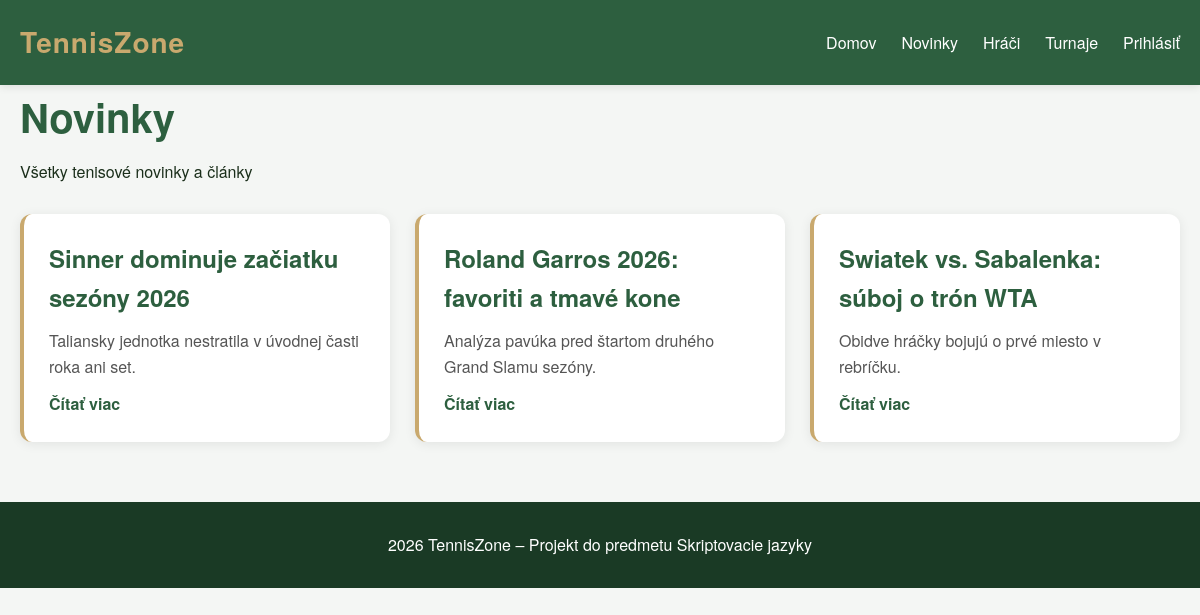
Page /public/templates/articles.php on the committed database.
### tables this page shows
CREATE TABLE IF NOT EXISTS articles (
    id INT AUTO_INCREMENT PRIMARY KEY,
    category_id INT,
    author_id INT,
    title VARCHAR(255) NOT NULL,
    slug VARCHAR(255) NOT NULL UNIQUE,
    perex TEXT,
    content TEXT NOT NULL,
    image VARCHAR(255),
    is_published TINYINT(1) DEFAULT 0,
    views INT DEFAULT 0,
    published_at TIMESTAMP NULL,
    created_at TIMESTAMP DEFAULT CURRENT_TIMESTAMP,
    updated_at TIMESTAMP DEFAULT CURRENT_TIMESTAMP ON UPDATE CURRENT_TIMESTAMP,
    FOREIGN KEY (category_id) REFERENCES categories(id) ON DELETE SET NULL,
    FOREIGN KEY (author_id) REFERENCES users(id) ON DELETE SET NULL
);

### app/autoload.php (called while the page is built, shortened)
<?php
spl_autoload_register(function (string $class): void {
    $prefixes = [
        'App\\Core\\'   => __DIR__ . '/app/core/',
        'App\\Models\\' => __DIR__ . '/app/models/',
    ];
    foreach ($prefixes as $prefix => $baseDir) {
        $len = strlen($prefix);
        if (strncmp($class, $prefix, $len) !== 0) {
            continue;
        }
        $relative = substr($class, $len);
        $file = $baseDir . str_replace('\\', '/', $relative) . '.php';
    }
});

### app/core/Database.php (called while the page is built, shortened)
<?php
class Database {
    private $host = 'localhost';
    private $dbname = 'tenniszone1';
    private $username = 'root';
    private $password = '';
    private \PDO $connection;
    public function __construct() {
        try {
            $dsn = "mysql:host={$this->host};dbname={$this->dbname};charset=utf8mb4";
            $this->connection = new \PDO($dsn, $this->username, $this->password);
            $this->connection->setAttribute(\PDO::ATTR_ERRMODE, \PDO::ERRMODE_EXCEPTION);
            $this->connection->setAttribute(\PDO::ATTR_DEFAULT_FETCH_MODE, \PDO::FETCH_OBJ);
        } catch (\PDOException $e) {
            echo "Chyba pripojenia: " . $e->getMessage();
        }
    }
    public function getConnection() {
        return $this->connection;
    }
}

### app/models/Post.php (called while the page is built, shortened)
<?php
class Post {
    private $db;
    public function __construct() {
        $database = new Database();
        $this->db = $database->getConnection();
    }
    public function all() {
        $sql = "SELECT * FROM articles ORDER BY created_at DESC";
        $stmt = $this->db->query($sql);
        return $stmt->fetchAll();
    }
}

### public/templates/articles.php (the view, shortened to what this page needs)
<?php
require_once __DIR__ . '/../../autoload.php'; ?>
<?php include __DIR__ . '/partials/header.php';
$post = new Post();
$articles = $post->all();
?>
<h1>Novinky</h1>
<p>Všetky tenisové novinky a články</p>
<div class="articles">
    <?php foreach ($articles as $article): ?>
        <div class="article-card">
            <h2><?php echo htmlspecialchars($article->title); ?></h2>
            <p><?php echo htmlspecialchars($article->perex); ?></p>
            <a href="article-detail.php?id=<?php echo $article->id; ?>">Čítať viac</a>
        </div>
    <?php endforeach; ?>
</div>
<?php include __DIR__ . '/partials/footer.php'; ?>

### public/assets/css/style.css (style rules this page uses)
* { box-sizing: border-box; margin: 0; padding: 0; }
body { font-family: 'Helvetica Neue', Arial, sans-serif; background: #f4f6f4; color: #1a2e1a; line-height: 1.6; }
h1 { font-size: 2.5rem; color: #2d5f3f; margin-bottom: 10px; }
h2 { font-size: 1.5rem; color: #2d5f3f; margin-bottom: 12px; }
.articles { display: grid; grid-template-columns: repeat(auto-fit, minmax(320px, 1fr)); gap: 25px; margin-top: 30px; }
.article-card { background: white; border-radius: 12px; padding: 25px; box-shadow: 0 2px 12px rgba(0,0,0,0.08); transition: transform 0.2s, box-shadow 0.2s; border-left: 4px solid #c9a96e; }
.article-card p { color: #555; margin: 12px 0; }
.article-card a { color: #2d5f3f; font-weight: 600; text-decoration: none; }

### rows in the picture
articles: title "Sinner dominuje začiatku sezóny 2026", perex "Taliansky jednotka nestratila v úvodnej časti roka ani set."
articles: title "Roland Garros 2026: favoriti a tmavé kone", perex "Analýza pavúka pred štartom druhého Grand Slamu sezóny."
articles: title "Swiatek vs. Sabalenka: súboj o trón WTA", perex "Obidve hráčky bojujú o prvé miesto v rebríčku."
